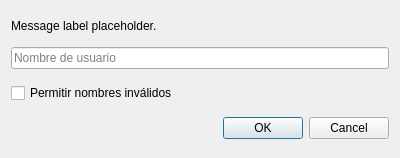
<?xml version="1.0" encoding="UTF-8"?>
<ui version="4.0">
 <class>ChooseOfflineNameDialog</class>
 <widget class="QDialog" name="ChooseOfflineNameDialog">
  <property name="geometry">
   <rect>
    <x>0</x>
    <y>0</y>
    <width>400</width>
    <height>158</height>
   </rect>
  </property>
  <property name="windowTitle">
   <string>Nombre de cuenta No-Premium</string>
  </property>
  <layout class="QVBoxLayout" name="verticalLayout">
   <item>
    <widget class="QLabel" name="label">
     <property name="sizePolicy">
      <sizepolicy hsizetype="Fixed" vsizetype="Fixed">
       <horstretch>0</horstretch>
       <verstretch>0</verstretch>
      </sizepolicy>
     </property>
     <property name="text">
      <string>Message label placeholder.</string>
     </property>
    </widget>
   </item>
   <item>
    <widget class="QLineEdit" name="usernameTextBox">
     <property name="placeholderText">
      <string>Nombre de usuario</string>
     </property>
    </widget>
   </item>
   <item>
    <widget class="QCheckBox" name="allowInvalidUsernames">
     <property name="toolTip">
      <string>Un nombre válido tiene entre 3 y 16 caracteres: letras, números y guiones bajos. Un nombre inválido puede impedir entrar a servidores y mundos.</string>
     </property>
     <property name="text">
      <string>Permitir nombres inválidos</string>
     </property>
    </widget>
   </item>
   <item>
    <widget class="QDialogButtonBox" name="buttonBox">
     <property name="standardButtons">
      <set>QDialogButtonBox::StandardButton::Cancel|QDialogButtonBox::StandardButton::Ok</set>
     </property>
    </widget>
   </item>
  </layout>
 </widget>
 <resources/>
 <connections/>
</ui>
